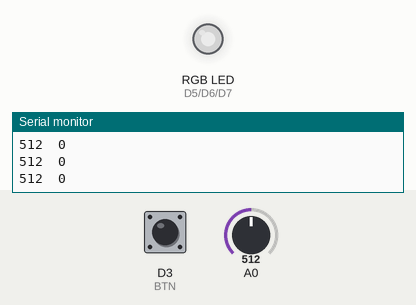
Recording of a sketch running on a simulated ESP8266 (NodeMCU). Parts: an RGB LED mixed from three pins (HIGH = lit), the last lines printed to the serial monitor. Inputs (shaded band) come from the test bench; at power-on: A0 = 512, D3 (BTN) HIGH. Dim RGB values are drawn brighter than linear.

Above: at 1.2 s.
1.3 s: A0 set to 716
At 2.0 s:
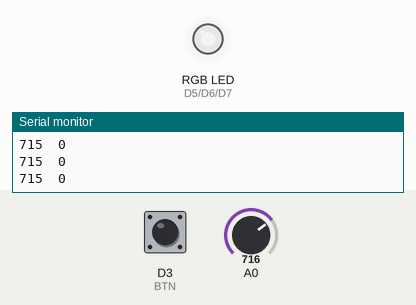
2.8 s: A0 set to 900
At 3.2 s:
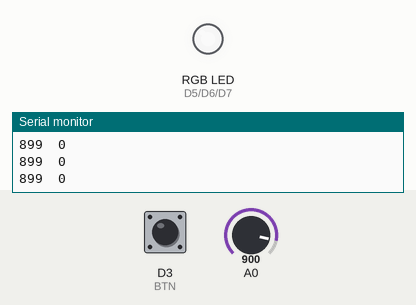
4.3 s: A0 set to 122
At 5.5 s:
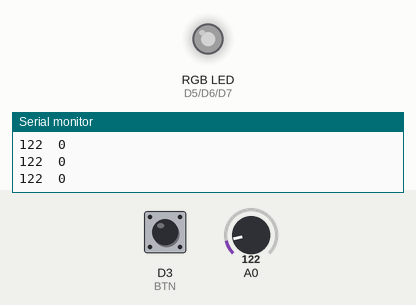
5.8 s: A0 set to 0
At 6.8 s:
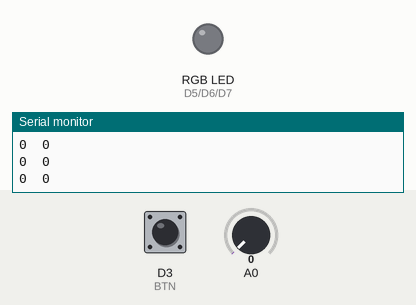
7.3 s: A0 set to 511
At 7.9 s:
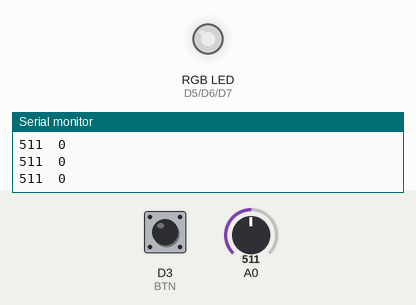
Timing chart, 0 to 9.8 s (numbered marks = the images above; inputs shaded):
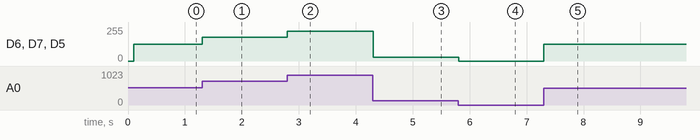

Measured:
- after the input at 1.3 s, D6 (G_LED), D7 (B_LED), D5 (R_LED): 127/255 → 178/255 at once
- after the input at 2.8 s, D6 (G_LED), D7 (B_LED), D5 (R_LED): 178/255 → 224/255 at once
- after the input at 4.3 s, D6 (G_LED), D7 (B_LED), D5 (R_LED): 224/255 → 30/255 at once
- after the input at 5.8 s, D6 (G_LED), D7 (B_LED), D5 (R_LED): 30/255 → 0/255 at once
- after the input at 7.3 s, D6 (G_LED), D7 (B_LED), D5 (R_LED): 0/255 → 127/255 at once

The sketch:

RGB_LED.ino
```cpp
#define BTN D3
#define R_LED D5
#define G_LED D6
#define B_LED D7
#define delay_time 100L  // long 100 [ms]
#define delay_btn 50L    // long 50 [ms]
#define db_time 5L       // long 10 [ms]

unsigned long ref_time = 0;
unsigned long ref_time_btn = 0;
int16_t pot = 0;
uint8_t aux_led = 0;
bool flag_btn = 0;

// lê a borda de descida de um botão com resistor de pull-up:
// retorna 1-botão pressionado / 0-caso contrário
bool read_btn(uint8_t pin, bool *flag_btn, uint8_t debounce_time);

void setup() {
  analogWriteRange(1023);
  analogWriteFreq(1000);
  Serial.begin(115200);
  while (!Serial) delay(100);
  pinMode(A0, INPUT);
  pinMode(BTN, INPUT_PULLUP);
  pinMode(R_LED, OUTPUT); digitalWrite(R_LED, 0);
  pinMode(G_LED, OUTPUT); digitalWrite(G_LED, 0);
  pinMode(B_LED, OUTPUT); digitalWrite(B_LED, 0);
  ref_time = millis();
  ref_time_btn = millis();
}

void loop() {
  if (millis() - ref_time >= delay_time) {
    ref_time = millis();
    analogRead(A0);  // descarte da primeira leitura
    pot = map(analogRead(A0), 0, 1024, 0, 1023);
    if (pot < 10) pot = 0; // ajuste do pot
    if (aux_led == 0) {
      analogWrite(R_LED, pot);
      analogWrite(G_LED, pot);
      analogWrite(B_LED, pot);
    }
    if (aux_led == 1) analogWrite(R_LED, pot);
    if (aux_led == 2) analogWrite(G_LED, pot);
    if (aux_led == 3) analogWrite(B_LED, pot);
    Serial.print(pot);
    Serial.print("\t");
    Serial.println(aux_led);
  }
  if (millis() - ref_time_btn >= delay_btn) {
    ref_time_btn = millis();
    if (read_btn(BTN, &flag_btn, db_time)) {
      aux_led++;
      if (aux_led > 3) aux_led = 0;
    }
  }
}

bool read_btn(uint8_t pin, bool *flag_btn, uint8_t debounce_time) {
  bool value = 0;
  if (!digitalRead(pin)) {
    if (*flag_btn) {
      if (debounce_time > 0) {
        unsigned long t_aux = millis();
        while ((millis() - t_aux >= db_time)) {}
      }
      if (!digitalRead(pin)) value = 1;
      *flag_btn = 0;
    }
  } else *flag_btn = 1;
  return value;
}
```
